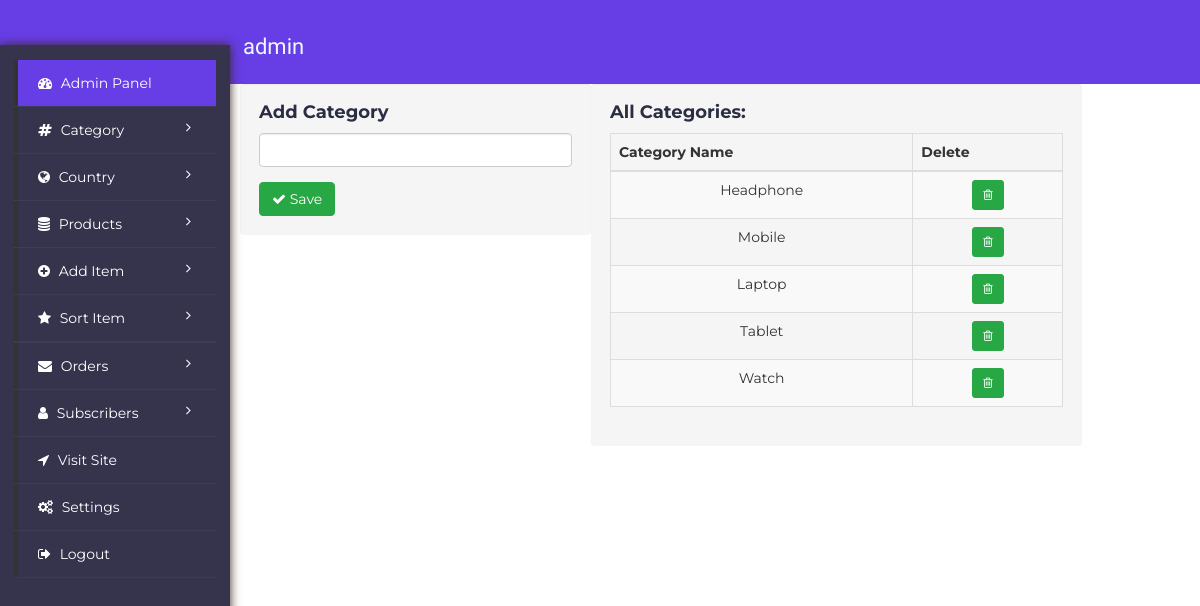
The app's page /vPanel/category/categories.php (signed in) with its own data.
### tables this page shows
CREATE TABLE `categories` (
  `cat_id` int(11) NOT NULL,
  `cat_title` varchar(50) NOT NULL,
  `added_by` varchar(50) NOT NULL,
  `date_time` varchar(50) NOT NULL
);

### vPanel/category/categories.php (the view, shortened to what this page needs)
<?php
	include "../includes/functions.php";
	$allCategories= mysqli_query($con, "SELECT * FROM categories");
	include("../partpage/header.php");
?>
<div class="container-fluid">
  <?php include("../partpage/sidebar.php"); ?>
  <div class="col-md-9 content" style="margin-left:10px">
    <div class="panel-body-boots">
      <div class="row">
        <div class="col-md-5 col-xs-12 well">
          <h4 class="m-b-0">Add Category
          </h4>
          <form action="categories.php" enctype="multipart/form-data" method="post" novalidate="novalidate">
            <div class="form-body">
              <div class="row ">
                <div class="col-md-12">
                  <div class="form-group">
                    <input name="category" class="form-control" id="firstName" required="" type="text" placeholder="" minlength="3" value="">
                  </div>
                </div>
              </div>
            </div>
            <div class="form-actions">
              <button class="btn btn-info" type="submit" name="cat-submit">
                <i class="fa fa-check">
                </i> Save
              </button>
            </div>
          </form>
        </div>
        <div class="col-md-7 col-xs-12 well">
          <h4>All Categories:
          </h4>
          <div class="table-responsive text-center">
            <table width="100%" class="display table table-hover table-striped table-bordered" cellspacing="0">
              <thead>
                <tr>
                  <th>Category Name
                  </th>
                  <th>Delete
                  </th>
                </tr>
              </thead>
              <tbody>
<?php
	foreach ($allCategories as $category){
?>
                <tr>
                  <td>
					<?=$category['cat_title']?>
                  </td>
                  <td class="jsgrid-align-center">
                    <form action="categories.php" method="post">
                      <button type = "submit"  name="delcat-submit" class="btn btn-sm btn-info waves-effect waves-light" onclick="return confirm('Are you sure to delete this data?')">
                        <i class="fa fa-trash-o">
                        </i>
                      </button>
                    </form>
                  </td>
                </tr>
<?php
	}
?>
              </tbody>
            </table>
          </div>
        </div>
      </div>
    </div>
  </div>
</div>
<?php include("../partpage/footer.php"); ?>

### css/style.css (style rules this page uses)
* { margin: 0; padding: 0; scroll-behavior: smooth; }
body { font-family: 'Montserrat', sans-serif; font-weight: 400; background-color: #fff; }
h2, h3, h4, h5, h6 { color: #2b2d42; font-weight: 700; margin: 0 0 10px; }
.content { background: #fff; position: relative; z-index: 3; width: 90%; }
.btn-info { background-color: #28a745; border-color: #28a745; }
.well { margin-bottom: 0; border: none; }

### css/media.css (style rules this page uses)
@media (min-width: 1200px) { .content { width: 72%; } }

### records on screen
categories: cat_title "Headphone"
categories: cat_title "Mobile"
categories: cat_title "Laptop"
categories: cat_title "Tablet"
categories: cat_title "Watch"

### other values on screen
$_SESSION["username"] "admin"
